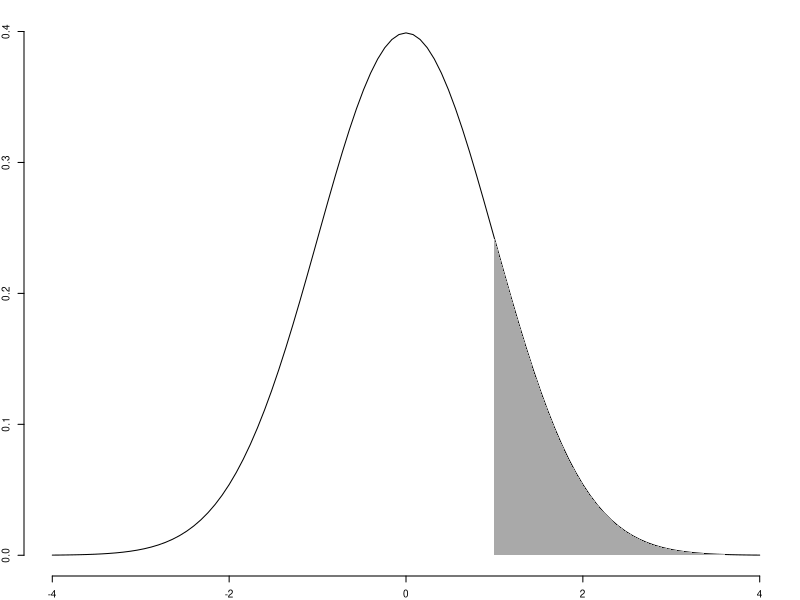

Source code (R):
## ---- chunk 1
par(mar = c(2,2,1,1), cex=.6)
coord.x <- c(1,seq(1,4,0.001),4)
coord.y <- c(0,dnorm(seq(1,4,0.001)),0)
curve(dnorm(x),xlim=c(-4,4), ylab = '', xlab = '', bty = 'n')
polygon(coord.x, coord.y, col = 'darkgrey', border = NA)
